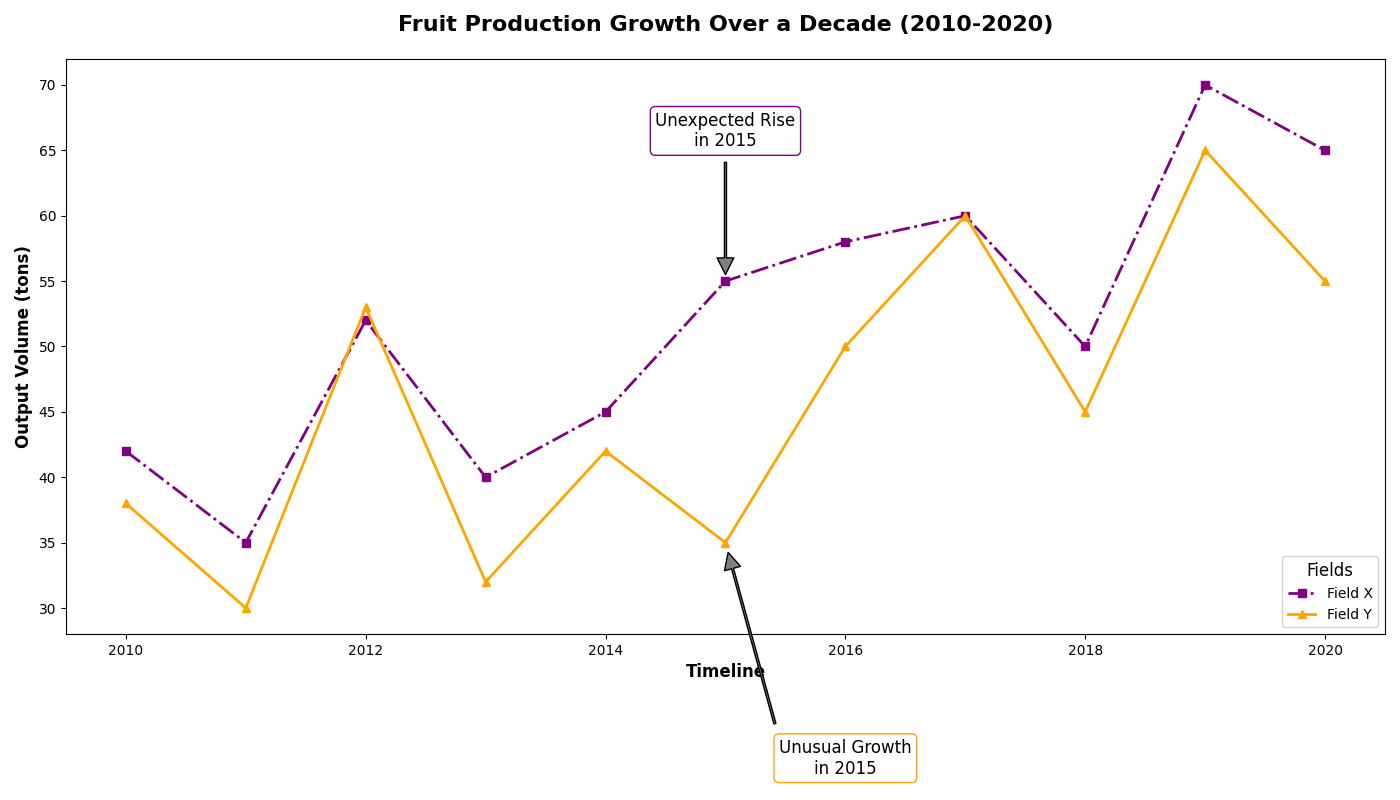

Source code (Python):
import matplotlib.pyplot as plt
import numpy as np

years = np.arange(2010, 2021)

farm_a_productivity = np.array([42, 35, 52, 40, 45, 55, 58, 60, 50, 70, 65])
farm_b_productivity = np.array([38, 30, 53, 32, 42, 35, 50, 60, 45, 65, 55])

fig, ax = plt.subplots(figsize=(14, 8))

ax.plot(years, farm_a_productivity, color='purple', linestyle='-.', linewidth=2, marker='s', label='Field X')
ax.plot(years, farm_b_productivity, color='orange', linestyle='-', linewidth=2, marker='^', label='Field Y')

highlight_year = 2015
highlight_a = farm_a_productivity[years.tolist().index(highlight_year)]
highlight_b = farm_b_productivity[years.tolist().index(highlight_year)]
ax.annotate(f"Unexpected Rise\nin {highlight_year}", xy=(highlight_year, highlight_a), xytext=(highlight_year, highlight_a + 10),
            arrowprops=dict(facecolor='gray', shrink=0.05, width=1.5),
            fontsize=12, ha='center', va='bottom', bbox=dict(boxstyle="round,pad=0.3", edgecolor='purple', facecolor='white'))

ax.annotate(f"Unusual Growth\nin {highlight_year}", xy=(highlight_year, highlight_b), xytext=(highlight_year + 1, highlight_b - 15),
            arrowprops=dict(facecolor='gray', shrink=0.05, width=1.5),
            fontsize=12, ha='center', va='top', bbox=dict(boxstyle="round,pad=0.3", edgecolor='orange', facecolor='white'))

ax.set_title("Fruit Production Growth Over a Decade (2010-2020)", fontsize=16, fontweight='bold', pad=20)
ax.set_xlabel("Timeline", fontsize=12, fontweight='bold')
ax.set_ylabel("Output Volume (tons)", fontsize=12, fontweight='bold')

ax.grid(visible=False)
ax.legend(title='Fields', title_fontsize=12, fontsize=10, loc='lower right')

plt.tight_layout()
plt.show()
